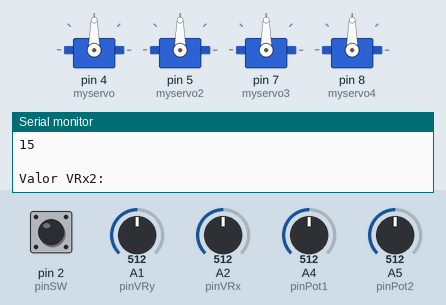
The sketch below on a simulated Arduino Uno, built with avr-gcc and run on an emulated ATmega328P. On the bench: 4 × servo, the last lines printed to the serial monitor. The inputs (shaded band) are chosen by the test bench; at power-on: pin 2 (pinSW) HIGH, A1 (pinVRy) = 512, A4 (pinPot1) = 512, A5 (pinPot2) = 512, A2 (pinVRx) = 512.

Above: at 1.2 s.
1.3 s: pin 2 (pinSW) pulled LOW for 0.15 s
4.3 s: A1 (pinVRy) set to 80
At 5.3 s:
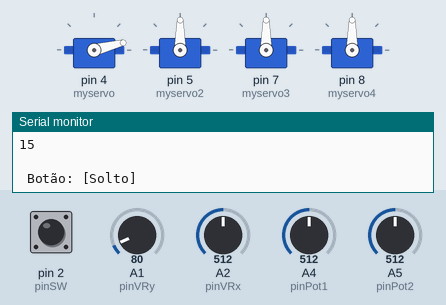
6.3 s: A4 (pinPot1) set to 716
At 7.0 s:
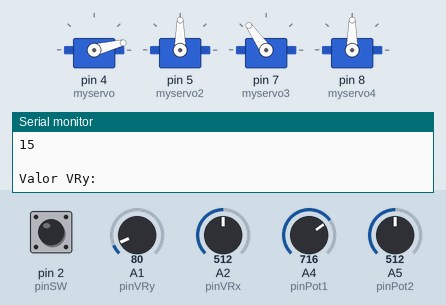
8.1 s: A5 (pinPot2) set to 306
At 9.5 s:
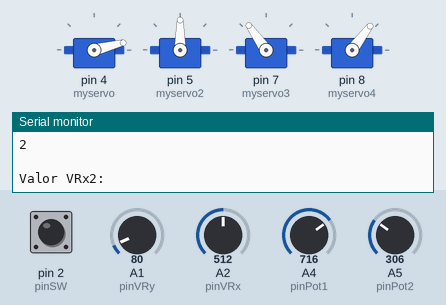
9.9 s: A1 (pinVRy) set to 992
At 11.9 s:
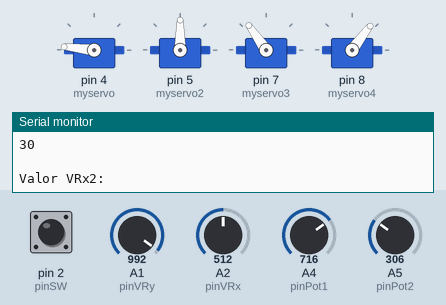
12.3 s: A5 (pinPot2) set to 30
At 13.2 s:
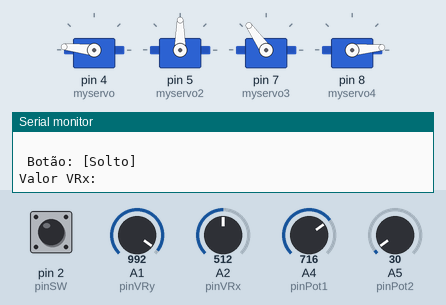
Timing chart, 0 to 15.2 s (numbered marks = the images above; inputs shaded):
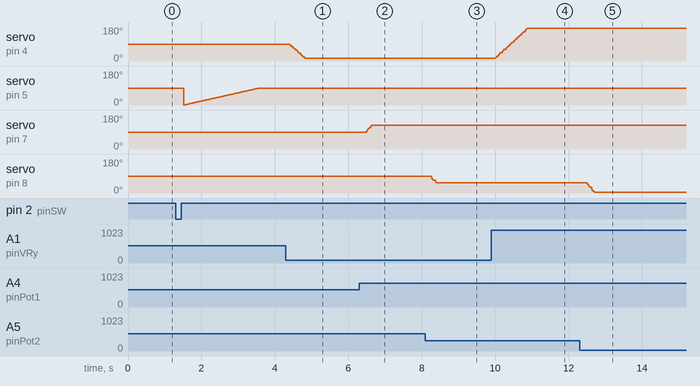

Measured:
- after the input at 4.3 s, servo on pin 4 (myservo): moves from 90° to 14° over 0.42 s, starting after 0.11 s
- after the input at 6.3 s, servo on pin 7 (myservo3): 90° → 125° after 0.19 s
- after the input at 8.1 s, servo on pin 8 (myservo4): 90° → 67° after 0.16 s, → 53° 0.12 s later
- after the input at 9.9 s, servo on pin 4 (myservo): moves from 14° to 174° over 0.87 s, starting after 0.11 s
- after the input at 12.3 s, servo on pin 8 (myservo4): moves from 53° to 5° over 0.21 s, starting after 0.21 s

The sketch:

Codigo.ino
```cpp
#include <VarSpeedServo.h>

#define pinVRx A2
#define pinVRy A1
#define pinSW 2

#define pinPot1 A4
#define pinPot2 A5

VarSpeedServo myservo;
VarSpeedServo myservo2;
VarSpeedServo myservo3;
VarSpeedServo myservo4;

int pos = 0;


void setup() {

 pinMode(pinVRx, INPUT);
 pinMode(pinVRy, INPUT);
 pinMode(pinSW, INPUT_PULLUP);

 pinMode(pinPot1, INPUT);
 pinMode(pinPot2, INPUT);

 myservo.attach(4);
 myservo2.attach(5);
 myservo3.attach(7);
 myservo4.attach(8);

 Serial.begin(9600);

}

void loop() {

 int valorVRx = analogRead(pinVRx);
 int valorVRy = analogRead(pinVRy);
 bool statusSW = digitalRead(pinSW);

 float valorPot1 = analogRead(pinPot1);
 float valorPot2 = analogRead(pinPot2);

 valorVRx = (map(valorVRx,0,1023,0,180));
 Serial.println("Valor VRx: ");
 Serial.println(map(valorVRx,0,1023,0,180));
 Serial.println(" ");

 valorVRy = (map(valorVRy,0,1023,0,180));
 Serial.println("Valor VRy: ");
 Serial.println(map(valorVRy,0,1023,0,180));
 Serial.println(" ");

 valorPot1 = (map(valorPot1,0,1023,0,180));
 Serial.println("Valor VRx2: ");
 Serial.println(map(valorPot1,0,1023,0,180));
 Serial.println(" ");

 valorPot2 = (map(valorPot2,0,1023,0,180));
 Serial.println("Valor VRy2: ");
 Serial.println(map(valorPot2,0,1023,0,180));
 Serial.println(" ");

 myservo.slowmove(valorVRx, 120);
 myservo.slowmove(valorVRy, 120);

 myservo3.slowmove(valorPot1, 150);
 myservo4.slowmove(valorPot2, 150);


 if (statusSW) {
    Serial.println(" Botão: [Solto] ");
  } else {
    for (pos = 0; pos <= 90; pos++){
     Serial.println(" Botão: [Apertado] ");
     myservo2.write(pos);
     delay(15); }
    }
}
```
